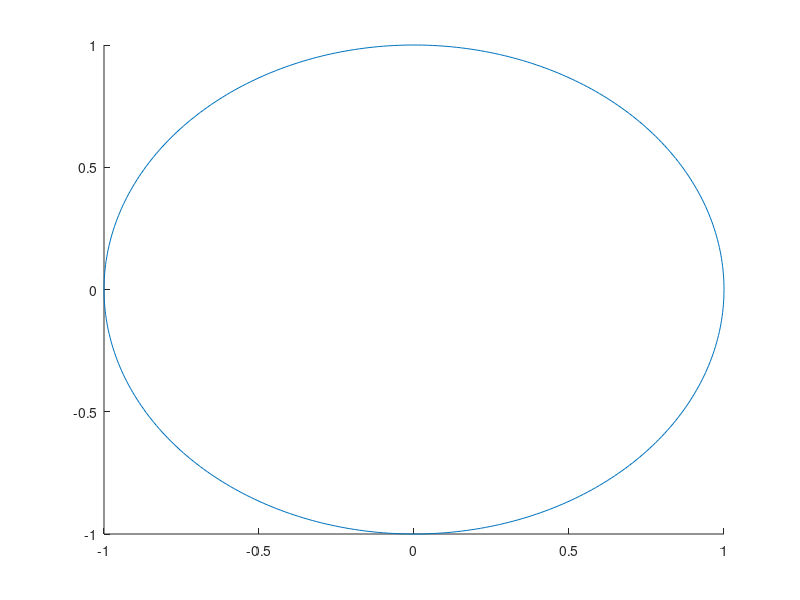

This chart was generated by the following MATLAB code:
% add_disk
%
%   Plots the unit disk (in the complex plane) on top
%   of any existing plot. This is useful when looking
%   at Nyquist plots. Currently, after running ADD_DISK
%   the graphics window status is HOLD OFF.
%

%   Copyright 1991-2004 MUSYN Inc. and The MathWorks, Inc.
% $Revision: 1.7.2.3 $

  hold
  plot(exp(sqrt(-1)*linspace(0,2*pi,400)))
  hold off
%
%